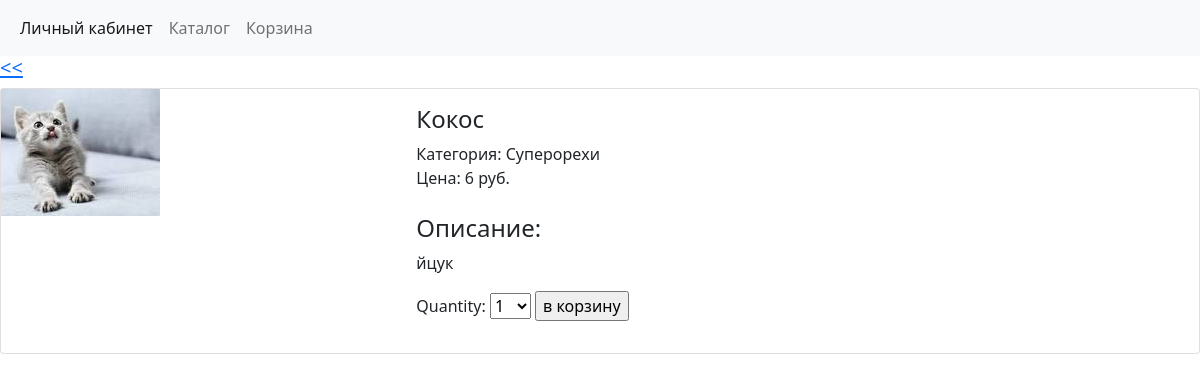
Page /catalog/category/3/item3/ on the earlier database version.
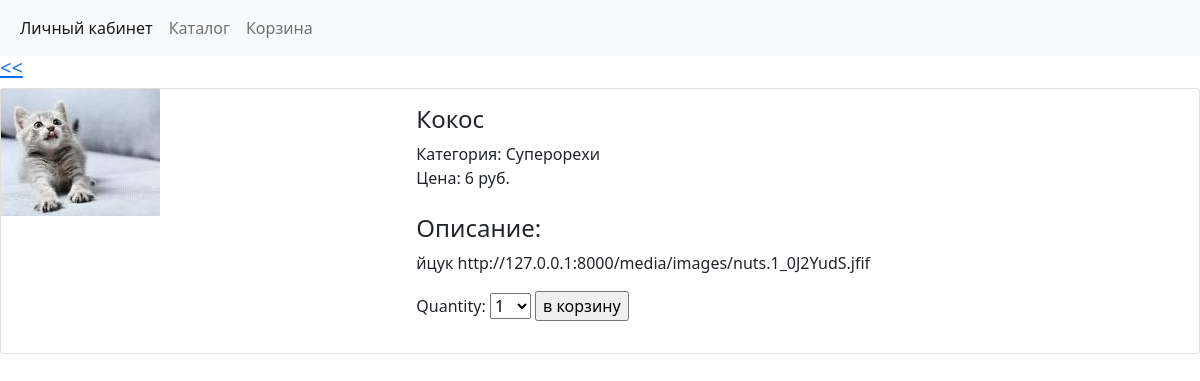
Same page on the later database version.
### shop/apps/catalog/models.py (models this page shows, shortened)
class Product(models.Model):
    id = models.BigAutoField(primary_key=True)
    name = models.CharField(default='', max_length=200, help_text='Наименование товара')
    description = models.TextField(default='description', help_text='Описание товара')
    price = models.IntegerField(default=0, help_text='Цена товара')
    value = models.IntegerField(default=0, help_text='Количество товара')
    category_id = models.ForeignKey('Category', on_delete=models.PROTECT, null=True)
    update_on = models.DateTimeField(auto_now=True, help_text='Время обновления записи')
    created_on = models.DateTimeField(auto_now_add=True, help_text='Время создания записи')
    class Meta:
        verbose_name = 'Товар'
        verbose_name_plural = 'Товары'

class Category(models.Model):
    category = models.TextField(default='category', help_text='Категория')
    class Meta:
        verbose_name = 'Категория'
        verbose_name_plural = 'Категории'

### shop/apps/catalog/views.py (the view)
# urls.py: path('category/<int:category_id>/item<int:product_id>/', views.detail, name='detail'),
def detail(request, category_id, product_id):
    products_code = Product.objects.get(id=product_id)
    cart_product_form = CartAddProductForm()
    return render(request, 'product.html', context={'product': products_code, 'cart_product_form': cart_product_form})

### shop/apps/cart/forms.py
class CartAddProductForm(forms.Form):
    quantity = forms.TypedChoiceField(choices=PRODUCT_QUANTITY_CHOICES, coerce=int)
    update = forms.BooleanField(required=False, initial=False, widget=forms.HiddenInput)

### shop/apps/catalog/templates/product.html (shortened to what this page needs)
{% extends 'catalog/base.html' %}
{% block content%}
<div>
    <h5>
        <a href="javascript:history.back()" title="Вернуться на предыдущую страницу"> << </a>
    </h5>
</div>
<div class="card mb-3" style="max-width: 100%;">
    <div class="row g-0">
        <div class="col-md-4">
            {% load static %}
        <img src="{% static 'catalog/1.jpg' %}" alt="My image">
        </div>
        <div class="col-md-8">
            <div class="card-body">
                <h4 class="card-title">{{product.name}}</h4>
                <div class="features">
                    <span class="gray">Категория:</span> <span>{{product.category_id.category}}</span><br>
                    <span class="gray">Цена:</span> <span>{{product.price}} руб.</span><br>
                </div>
                <br>
                <h4>Описание:</h4>
                <p>{{product.description}}
                </p>
                <form action="{% url 'cart:cart_add' product.id %}" method="post">
                    {{ cart_product_form }}
                    <input class="shopping-cart-button" type="submit" value="в корзину">
                </form>
            </div>
        </div>
    </div>
</div>
{% endblock %}

### shop/apps/catalog/templates/catalog/base.html (shortened to what this page needs)
<html>
<head>
    <link href="https://cdn.jsdelivr.net/npm/bootstrap@5.1.3/dist/css/bootstrap.min.css" rel="stylesheet"
>
</head>
<body>
<nav class="navbar navbar-expand-lg navbar-light bg-light">
    <div class="container-fluid">
        <div class="collapse navbar-collapse" id="navbarNavAltMarkup">
            <div class="navbar-nav">
                <a class="nav-link active" aria-current="page" href="{% url 'users' %}">Личный кабинет</a>
                <a class="nav-link" href="{% url 'product' %}">Каталог</a>
                <a class="nav-link" href="{% url 'cart:cart' %}">Корзина</a>
            </div>
        </div>
    </div>
</nav>
{% block content %}{% endblock %}
</body>
</html>

Differences in the rows shown:
changed Product "Кокос": description "йцук" → "йцук http://127.0.0.1:8000/media/images/nuts.1_0J2YudS.jfif"
